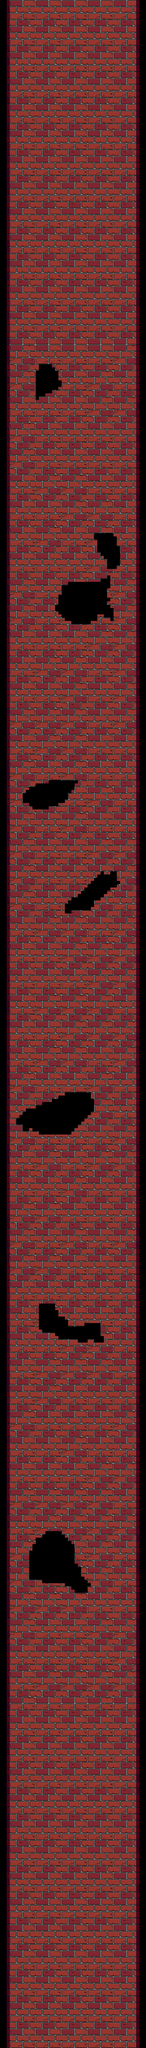

A 2D game scene composited from a Tiled map and its tileset images. What follows is a short description and the map's XML, with each tile layer's data collapsed to a summary:
An orthogonal 45x630 tile map with 32x32 px tiles, 4 tile layers (background, walls, teleports, dead_things) and 71 objects.

<map version="1.9" tiledversion="1.9.2" orientation="orthogonal" renderorder="right-down" width="45" height="630" tilewidth="32" tileheight="32" infinite="0" nextlayerid="20" nextobjectid="229">
 <tileset firstgid="1" source="map_sprite.tsx" />
 <layer id="16" name="background" width="45" height="630">
  <data>[28350 cells, 0 non-empty, 0 distinct tile ids]</data>
 </layer>
 <layer id="2" name="walls" width="45" height="630">
  <data>[28350 cells, 24759 non-empty, 134 distinct tile ids]</data>
 </layer>
 <layer id="3" name="teleports" width="45" height="630">
  <data>[28350 cells, 0 non-empty, 0 distinct tile ids]</data>
 </layer>
 <layer id="5" name="dead_things" width="45" height="630">
  <data>[28350 cells, 0 non-empty, 0 distinct tile ids]</data>
 </layer>
 <objectgroup id="6" name="walls">
  <object id="148" x="-128" y="0" width="224" height="20160" />
  <object id="149" x="1344" y="0" width="224" height="20160" />
 </objectgroup>
 <objectgroup id="7" name="walls_inside_tower" />
 <objectgroup id="8" name="coins">
  <properties>
   <property name="tp" value="1" />
  </properties>
  <object id="216" x="96" y="16512" width="64" height="64" />
  <object id="217" x="192" y="16512" width="64" height="64" />
  <object id="218" x="288" y="16512" width="64" height="64" />
  <object id="219" x="384" y="16512" width="64" height="64" />
  <object id="220" x="480" y="16512" width="64" height="64" />
  <object id="221" x="1280" y="16512" width="64" height="64" />
  <object id="222" x="1184" y="16512" width="64" height="64" />
  <object id="223" x="1088" y="16512" width="64" height="64" />
  <object id="224" x="992" y="16512" width="64" height="64" />
  <object id="225" x="896" y="16512" width="64" height="64" />
 </objectgroup>
 <objectgroup id="9" name="dead_things" />
 <objectgroup id="10" name="moving_beams" />
 <objectgroup id="11" name="walking_enemies" />
 <objectgroup id="12" name="spins">
  <object id="226" x="704" y="16512" width="64" height="64" />
 </objectgroup>
 <objectgroup id="13" name="body_parts_restorer" />
 <objectgroup id="14" name="dragons" />
 <objectgroup id="15" name="hounter" />
 <objectgroup id="17" name="changing_pos_beams">
  <object id="150" x="96" y="4160" width="384" height="32">
   <properties>
    <property name="b" type="int" value="1" />
   </properties>
  </object>
  <object id="151" x="640" y="4000" width="32" height="32">
   <properties>
    <property name="b_target" type="int" value="1" />
   </properties>
  </object>
  <object id="152" x="640" y="4640" width="448" height="32">
   <properties>
    <property name="b" type="int" value="2" />
   </properties>
  </object>
  <object id="153" x="832" y="4480" width="32" height="32">
   <properties>
    <property name="b_target" type="int" value="2" />
   </properties>
  </object>
  <object id="154" x="96" y="5440" width="128" height="32">
   <properties>
    <property name="b" type="int" value="3" />
   </properties>
  </object>
  <object id="155" x="96" y="5056" width="32" height="32">
   <properties>
    <property name="b_target" type="int" value="3" />
   </properties>
  </object>
  <object id="159" x="640" y="5440" width="128" height="32">
   <properties>
    <property name="b" type="int" value="4" />
   </properties>
  </object>
  <object id="160" x="640" y="5056" width="32" height="32">
   <properties>
    <property name="b_target" type="int" value="4" />
   </properties>
  </object>
  <object id="161" x="1216" y="5440" width="128" height="32">
   <properties>
    <property name="b" type="int" value="5" />
   </properties>
  </object>
  <object id="162" x="1216" y="5056" width="32" height="32">
   <properties>
    <property name="b_target" type="int" value="5" />
   </properties>
  </object>
  <object id="163" x="928" y="6560" width="416" height="32">
   <properties>
    <property name="b" type="int" value="7" />
   </properties>
  </object>
  <object id="164" x="96" y="6240" width="32" height="32">
   <properties>
    <property name="b_target" type="int" value="6" />
   </properties>
  </object>
  <object id="165" x="96" y="6560" width="416" height="32">
   <properties>
    <property name="b" type="int" value="6" />
   </properties>
  </object>
  <object id="167" x="928" y="6240" width="32" height="32">
   <properties>
    <property name="b_target" type="int" value="7" />
   </properties>
  </object>
  <object id="168" x="96" y="7488" width="384" height="32">
   <properties>
    <property name="b" type="int" value="8" />
   </properties>
  </object>
  <object id="169" x="96" y="6656" width="32" height="32">
   <properties>
    <property name="b_target" type="int" value="9" />
   </properties>
  </object>
  <object id="170" x="960" y="7488" width="384" height="32">
   <properties>
    <property name="b" type="int" value="9" />
   </properties>
  </object>
  <object id="171" x="960" y="6656" width="32" height="32">
   <properties>
    <property name="b_target" type="int" value="8" />
   </properties>
  </object>
  <object id="172" x="480" y="7520" width="32" height="32">
   <properties>
    <property name="b_target" type="int" value="10" />
   </properties>
  </object>
  <object id="173" x="480" y="8128" width="480" height="32">
   <properties>
    <property name="b" type="int" value="10" />
   </properties>
  </object>
  <object id="174" x="1056" y="9024" width="288" height="32">
   <properties>
    <property name="b" type="int" value="11" />
   </properties>
  </object>
  <object id="175" x="608" y="8896" width="32" height="32">
   <properties>
    <property name="b_target" type="int" value="11" />
   </properties>
  </object>
  <object id="177" x="1056" y="9344" width="288" height="32">
   <properties>
    <property name="b" type="int" value="12" />
   </properties>
  </object>
  <object id="178" x="1056" y="9664" width="288" height="32">
   <properties>
    <property name="b" type="int" value="13" />
   </properties>
  </object>
  <object id="179" x="352" y="9216" width="32" height="32">
   <properties>
    <property name="b_target" type="int" value="12" />
   </properties>
  </object>
  <object id="180" x="96" y="9536" width="32" height="32">
   <properties>
    <property name="b_target" type="int" value="13" />
   </properties>
  </object>
  <object id="183" x="992" y="10656" width="352" height="32">
   <properties>
    <property name="b" type="int" value="14" />
   </properties>
  </object>
  <object id="184" x="992" y="10112" width="32" height="32">
   <properties>
    <property name="b_target" type="int" value="14" />
   </properties>
  </object>
  <object id="185" x="544" y="11200" width="448" height="32">
   <properties>
    <property name="b" type="int" value="15" />
   </properties>
  </object>
  <object id="186" x="544" y="10656" width="32" height="32">
   <properties>
    <property name="b_target" type="int" value="15" />
   </properties>
  </object>
  <object id="187" x="96" y="11776" width="448" height="32">
   <properties>
    <property name="b" type="int" value="16" />
   </properties>
  </object>
  <object id="188" x="96" y="11200" width="32" height="32">
   <properties>
    <property name="b_target" type="int" value="16" />
   </properties>
  </object>
  <object id="189" x="96" y="13216" width="960" height="32">
   <properties>
    <property name="b" type="int" value="18" />
   </properties>
  </object>
  <object id="191" x="384" y="12960" width="960" height="32">
   <properties>
    <property name="b" type="int" value="17" />
   </properties>
  </object>
  <object id="192" x="96" y="12992" width="32" height="32">
   <properties>
    <property name="b_target" type="int" value="18" />
   </properties>
  </object>
  </objectgroup>
 <objectgroup id="18" name="spider_webs" />
 <objectgroup id="19" name="teleports" />
</map>
<!-- 23 of 71 objects omitted -->
